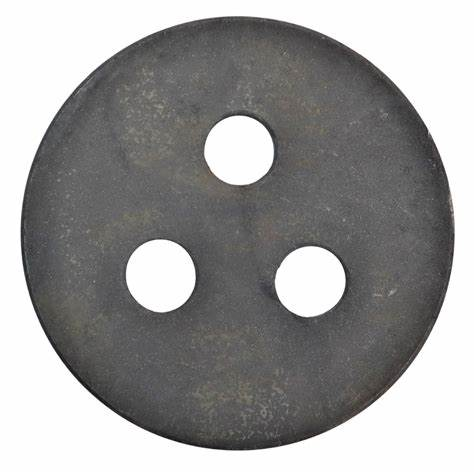
#> input picture src/OIP.jpg, 474 x 474 px, found by its file name
$ python image-cad.py
#> lines starting #> are read from the running program, lines starting #| are printed output that depends on the picture; after the words box and inside, x2 and y2 are one past the last pixel; in counts of white or black regions, pixels touching at a corner belong together
import cv2
import numpy as np
from shapely.geometry import Polygon, MultiPolygon
from shapely.ops import unary_union
import ezdxf
import os
import logging

# Configure logging
logging.basicConfig(level=logging.INFO, format='[%(levelname)s] %(message)s')

def consolidate_with_shapely(outer_contours, inner_contours, img_shape):
    """
    Consolidate outer and inner contours separately and then subtract inner from outer.
    Returns:
      - consolidated_img: a binary image with the consolidated boundaries drawn.
      - boundaries: a list of numpy arrays (each of shape (N,2)) representing the boundary coordinates.
    """
    outer_polys = []
    for cnt in outer_contours:
        pts = cnt[:, 0, :]
        if len(pts) >= 3:
            poly = Polygon(pts).buffer(0)  # buffer(0) fixes slight self-intersections
            if poly.is_valid:
                outer_polys.append(poly)

    inner_polys = []
    for cnt in inner_contours:
        pts = cnt[:, 0, :]
        if len(pts) >= 3:
            poly = Polygon(pts).buffer(0)
            if poly.is_valid:
                inner_polys.append(poly)

    outer_union = unary_union(outer_polys) if outer_polys else None
    inner_union = unary_union(inner_polys) if inner_polys else None

    # Subtract inner features from the outer union if possible.
    if outer_union is None:
        final_geom = None
    elif inner_union is not None:
        final_geom = outer_union.difference(inner_union)
    else:
        final_geom = outer_union

    # Create a blank image to draw the boundaries.
    consolidated_img = np.zeros(img_shape, dtype=np.uint8)

    # Extract boundaries from the resulting geometry.
    boundaries = []
    def extract_boundaries(geom):
        if geom.geom_type == 'Polygon':
            boundaries.append(np.array(geom.exterior.coords, dtype=np.int32))
            for interior in geom.interiors:
                boundaries.append(np.array(interior.coords, dtype=np.int32))
        elif geom.geom_type == 'MultiPolygon':
            for poly in geom:
                boundaries.append(np.array(poly.exterior.coords, dtype=np.int32))
                for interior in poly.interiors:
                    boundaries.append(np.array(interior.coords, dtype=np.int32))

    if final_geom is not None and not final_geom.is_empty:
        extract_boundaries(final_geom)

    # Draw all boundaries on the consolidated image.
    for boundary in boundaries:
        cv2.polylines(consolidated_img, [boundary], isClosed=True, color=255, thickness=1)

    return consolidated_img, boundaries

def export_boundaries_to_dxf(boundaries, dxf_path):
    """
    Export a list of boundaries (each a numpy array of points) to a DXF file.
    """
    doc = ezdxf.new(dxfversion="R2010")
    msp = doc.modelspace()

    for boundary in boundaries:
        # Convert each point (x, y) to a tuple.
        points = [tuple(pt) for pt in boundary]
        # Add a lightweight polyline; closed=True so the last point connects to the first.
        msp.add_lwpolyline(points, dxfattribs={'closed': True})

    doc.saveas(dxf_path)
    logging.info(f"DXF file saved as: {dxf_path}")

def precision_edge_detection(input_path, image_debug=False):
    """
    Process the image to detect edges and export boundaries as both an image and a DXF file.
    If image_debug is True, intermediate results are displayed.
    """
#> called with input_path = 'src/oip.jpg', image_debug = True
    # Create output directories.
    output_png_dir = os.path.join("outputs", "png")
    output_dxf_dir = os.path.join("outputs", "dxf")
    os.makedirs(output_png_dir, exist_ok=True)
    os.makedirs(output_dxf_dir, exist_ok=True)

    # Construct output file names based on the source image name.
    base_name = os.path.splitext(os.path.basename(input_path))[0]
    output_png_path = os.path.join(output_png_dir, f"{base_name}.png")
    output_dxf_path = os.path.join(output_dxf_dir, f"{base_name}.dxf")

    logging.info(f"Processing image: {input_path}")

    # Load image and verify.
    img = cv2.imread(input_path)
#> img is the input picture: shape (474, 474, 3); mean B, G, R 154.5, 154.9, 155.4
    if img is None:
        logging.error("Image not loaded.")
        return

    # Helper for debugging: shows image if image_debug is True.
    def debug_show(title, image):
        if image_debug:
            cv2.imshow(title, image)
            cv2.waitKey(0)

    # Step 1: Whiteboard calibration.
    logging.info("Step 1: Whiteboard calibration.")
    hsv = cv2.cvtColor(img, cv2.COLOR_BGR2HSV)
#> hsv: shape (474, 474, 3); mean H, S, V 26.9, 3.5, 155.5
    lower_white = np.array([0, 0, 200])
    upper_white = np.array([180, 30, 255])
    background_mask = cv2.inRange(hsv, lower_white, upper_white)
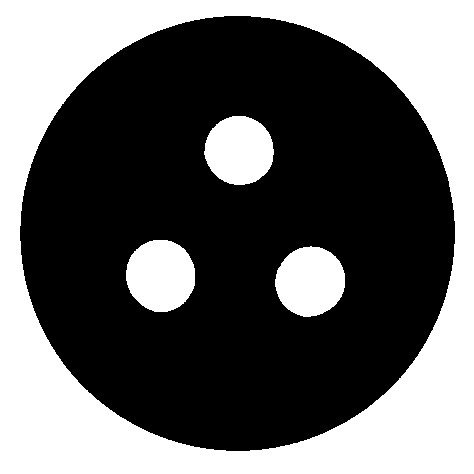
#> background_mask: shape (474, 474); 39.1% white; 4 white regions, box (x1, y1, x2, y2) and area: (0, 0, 474, 474) 76349, (126, 240, 195, 312) 3935, (275, 246, 345, 317) 3834, (204, 116, 274, 185) 3760
    debug_show("Whiteboard Calibration", background_mask)

    # Step 2: Component isolation.
    logging.info("Step 2: Component isolation.")
    component_mask = cv2.bitwise_not(background_mask)
    kernel = cv2.getStructuringElement(cv2.MORPH_ELLIPSE, (5, 5))
    component_mask = cv2.morphologyEx(component_mask, cv2.MORPH_CLOSE, kernel, iterations=2)
#> component_mask: shape (474, 474); 60.9% white; 4 black regions, box (x1, y1, x2, y2) and area: (0, 0, 474, 474) 76349, (126, 240, 195, 312) 3935, (275, 246, 345, 317) 3833, (205, 116, 274, 185) 3754
    component_mask = cv2.morphologyEx(component_mask, cv2.MORPH_OPEN, kernel, iterations=1)
    debug_show("Component Isolation", component_mask)

    # Step 3: Enhanced processing.
    logging.info("Step 3: Enhanced processing.")
    gray = cv2.cvtColor(img, cv2.COLOR_BGR2GRAY)
    clahe = cv2.createCLAHE(clipLimit=4.0, tileGridSize=(16, 16))
    enhanced = clahe.apply(gray)
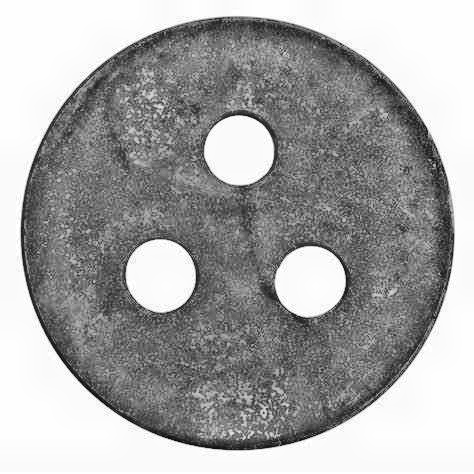
#> enhanced: shape (474, 474); min 1, max 255, mean 165.6
    blurred = cv2.GaussianBlur(enhanced, (7, 7), 0)
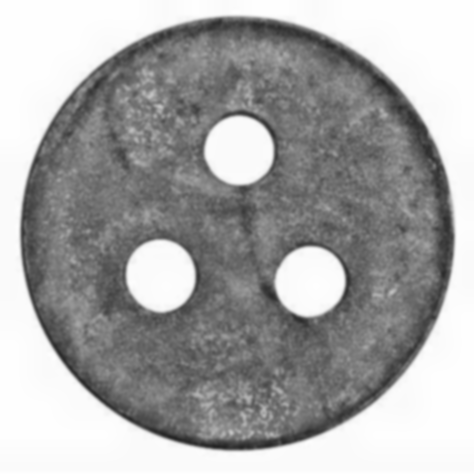
#> blurred: shape (474, 474); min 36, max 254, mean 165.6
    debug_show("Enhanced Processing", blurred)

    MIN_FEATURE_AREA = 50  # Minimum area for inner features.
    MEDIAN_BLUR_SIZE = 1   # Kernel size for median blur; must be odd.
    if MEDIAN_BLUR_SIZE % 2 == 0:
        MEDIAN_BLUR_SIZE += 1

    # Step 4: Dual thresholding.
    logging.info("Step 4: Dual thresholding.")
    _, th_global = cv2.threshold(blurred, 0, 255, cv2.THRESH_BINARY_INV + cv2.THRESH_OTSU)
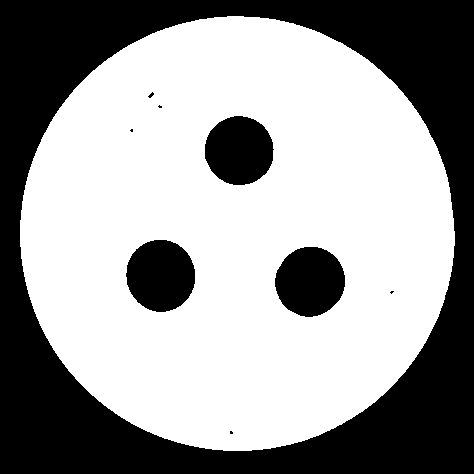
#> th_global: shape (474, 474); 61% white; 9 black regions (5 under 20 px), largest, box (x1, y1, x2, y2) and area: (0, 0, 474, 474) 76250, (126, 240, 195, 312) 3893, (275, 247, 345, 317) 3803, (205, 116, 274, 185) 3722
    th_adaptive = cv2.adaptiveThreshold(blurred, 255, cv2.ADAPTIVE_THRESH_GAUSSIAN_C,
                                        cv2.THRESH_BINARY_INV, 21, 4)
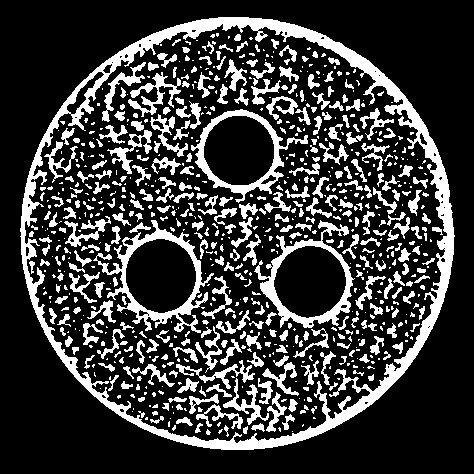
#> th_adaptive: shape (474, 474); 22.8% white; 784 white regions (449 under 20 px)
    combined = cv2.bitwise_or(th_global, th_adaptive)
    debug_show("Dual Thresholding", combined)

    # Step 5: Contour processing with hierarchy.
    logging.info("Step 5: Contour processing with hierarchy.")
    all_contours, hierarchy = cv2.findContours(combined.copy(),
                                               cv2.RETR_TREE,
                                               cv2.CHAIN_APPROX_SIMPLE)
#> all_contours = 9 contours, 4 with area under 20; largest, box (x1, y1, x2, y2) and area: (20, 16, 455, 451) 147811, (125, 239, 196, 313) 3993, (274, 246, 346, 318) 3901, (204, 115, 275, 186) 3820, (147, 91, 155, 99) 24

    outer_contours = []
    inner_features = []
    if hierarchy is not None:
        hierarchy = hierarchy[0]
        for cnt, hier in zip(all_contours, hierarchy):
            if hier[3] == -1:
                outer_contours.append(cnt)
            else:
                if cv2.contourArea(cnt) > MIN_FEATURE_AREA:
                    inner_features.append(cnt)
#> this loop made 9 passes
#> hier on passes 1 to 9: [-1, -1, 1, -1], [2, -1, -1, 0], [3, 1, -1, 0], [4, 2, -1, 0], [5, 3, -1, 0], [6, 4, -1, 0], [7, 5, -1, 0], [8, 6, -1, 0], [-1, 7, -1, 0]
#> after the loop, inner_features = 3 contours; box (x1, y1, x2, y2) and area: (125, 239, 196, 313) 3993, (274, 246, 346, 318) 3901, (204, 115, 275, 186) 3820; outer_contours = 1 contour; box (x1, y1, x2, y2) and area: (20, 16, 455, 451) 147811

    raw_output = np.zeros_like(gray)
    cv2.drawContours(raw_output, outer_contours, -1, 255, 2)
#> raw_output: shape (474, 474); 2.1% white; 1 white region, box (x1, y1, x2, y2) and area: (19, 15, 456, 452) 4700
    cv2.drawContours(raw_output, inner_features, -1, 255, 1)
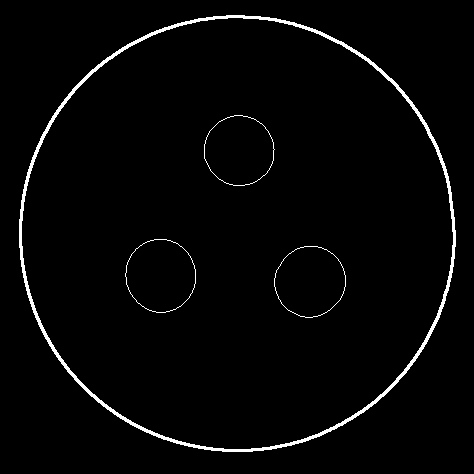
#> raw_output: shape (474, 474); 2.4% white; 4 white regions, box (x1, y1, x2, y2) and area: (19, 15, 456, 452) 4700, (125, 239, 196, 313) 202, (274, 246, 346, 318) 198, (204, 115, 275, 186) 197
    debug_show("Raw Contours", raw_output)

    # Step 6: Optional smoothing.
    logging.info("Step 6: Optional smoothing.")
    if MEDIAN_BLUR_SIZE > 1:
        smoothed = cv2.medianBlur(raw_output, MEDIAN_BLUR_SIZE)
    else:
        smoothed = raw_output.copy()
    _, smoothed = cv2.threshold(smoothed, 200, 255, cv2.THRESH_BINARY)
    debug_show("Smoothed Output", smoothed)

    # Step 7: Shapely-based geometric consolidation.
    logging.info("Step 7: Shapely-based geometric consolidation (preserving inner features).")
    consolidated, boundaries = consolidate_with_shapely(outer_contours, inner_features, gray.shape)
#> the loop in consolidate_with_shapely, `for cnt in outer_contours:` made 1 pass
#> after the loop in consolidate_with_shapely, `for cnt in outer_contours:`: outer_polys = 1 item
#> the loop in consolidate_with_shapely, `for cnt in inner_contours:` made 3 passes
#> after the loop in consolidate_with_shapely, `for cnt in inner_contours:`: inner_polys = 3 items
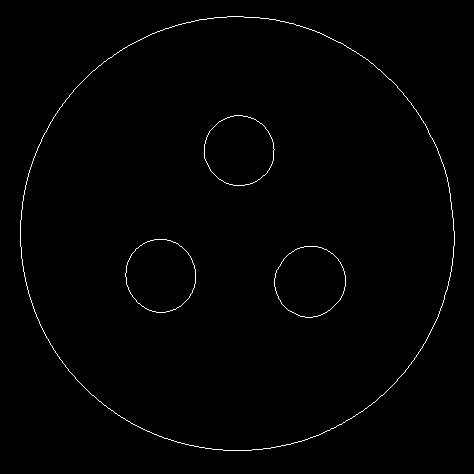
#> consolidated: shape (474, 474); 0.81% white in thin lines or dots, all inside (x1, y1, x2, y2) = (20, 16, 455, 451)
#> boundaries = 4 items
    debug_show("Consolidated Output", consolidated)

    # Save consolidated image.
    cv2.imwrite(output_png_path, consolidated)
    logging.info(f"Consolidated image saved as: {output_png_path}")

    # Step 8: Export boundaries to DXF.
    logging.info("Step 8: Exporting boundaries to DXF.")
    export_boundaries_to_dxf(boundaries, output_dxf_path)

    logging.info("Processing complete.")

    if image_debug:
        cv2.destroyAllWindows()

if __name__ == "__main__":
    # Replace "oip.jpg" with your source image filename.
    # Set image_debug=True to display intermediate results.
    precision_edge_detection("src/oip.jpg", image_debug=True)
